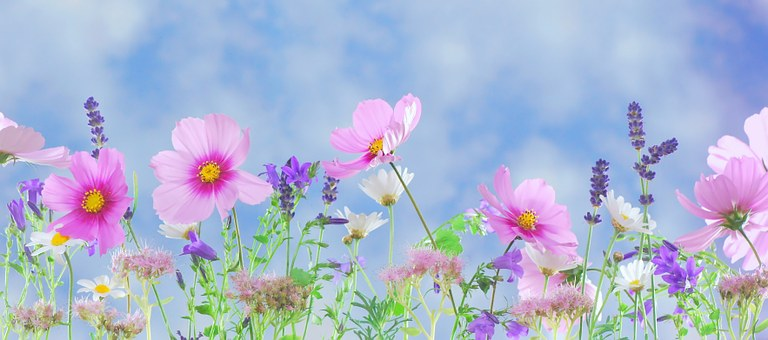
#> input picture Pengolahan Citra Digital/HSI/bunga.jpg, 768 x 340 px
$ python main.py
#> lines starting #> are read from the running program, lines starting #| are printed output that depends on the picture
#> in RUN, im is the input picture: shape (340, 768, 3); mean R, G, B 172.5, 182.4, 209.1
import numpy as np
import matplotlib.pyplot as plt

#ekstrak citra menjadi per elemen warna
def rgb(im):
    img = im.copy()
    r = img[:,:,0]
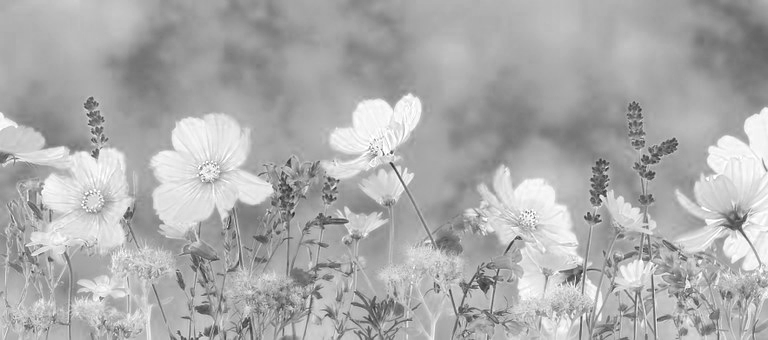
#> r: shape (340, 768); min 31, max 255, mean 172.5
    g = img[:,:,1]
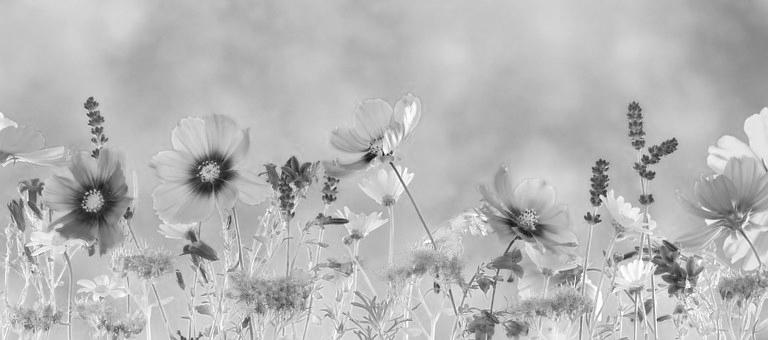
#> g: shape (340, 768); min 10, max 255, mean 182.4
    b = img[:,:,2]
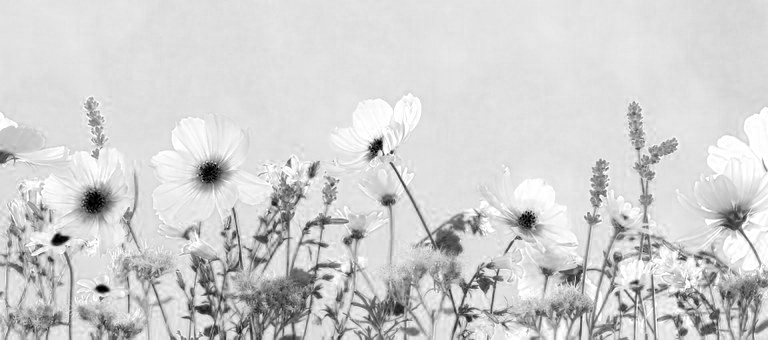
#> b: shape (340, 768); min 0, max 255, mean 209.1
    return(r, g, b)

def yuv(im):
    img = im.copy()
    w,h = im.shape()
    valYuv = [[0.299, 0.587, 0.114],[-0.169, -0.331, 0.500],[0.500, -0.419, -0.081]]
    r, g, b = rgb(im)
    print(r[5,1],"\n", g[2,5],"\n", b[4,10])

    for i in range(h):
        for j in range(w):
            valRGB = [r[i,j], g[i,j], b[i,j]]
            val = np.matmul(valYuv, valRGB)
        return(val)

    plt.subplot(222)
    plt.imshow(val[0])
    plt.subplot(223)
    plt.imshow(val[1])
    plt.subplot(224)
    plt.imshow(val[2])

    return(y, u, v)

def RUN():
    #baca citra
    im = plt.imread('bunga.jpg')
    #c_h = hsi(im)

    plt.subplot(221)
#> (the run stopped early here; a loop or call above may not have finished)
